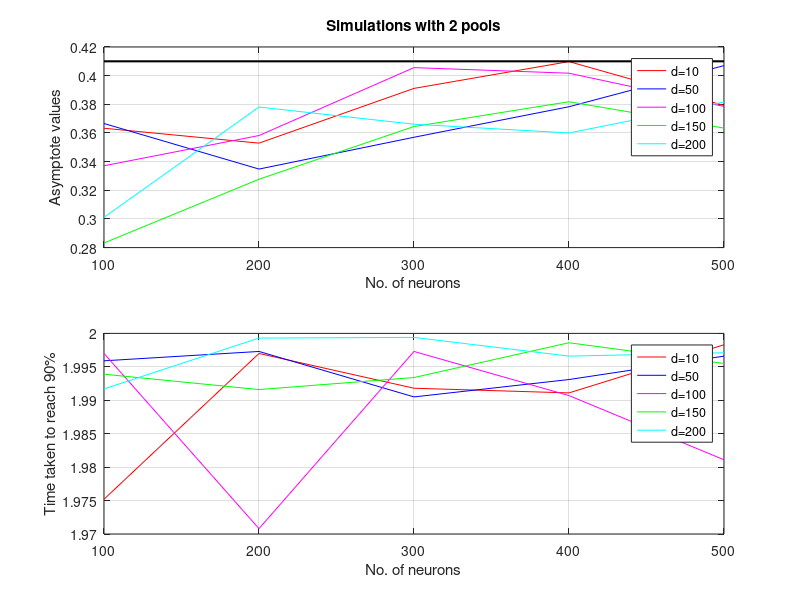

MATLAB code to generate this figure:
function plotting_rate2
%UNTITLED3 Summary of this function goes here
%   Detailed explanation goes here
%UNTITLED2 Summary of this function goes here
%   Detailed explanation goes here

a = [100 200 300 400 500];
b = [0.3633 0.3529 0.3911 0.4098 0.3792];
c = [0.3666 0.3348 0.3570 0.3783 0.4070];
d = [0.3371 0.3582 0.4056 0.4017 0.3785];
e = [0.2832 0.3277 0.3645 0.3818 0.3634];
f = [0.3011 0.3781 0.3661 0.3600 0.3816];
subplot(2,1,1);
plot(a,b,'r');
hold on;
plot(a,c,'b');
hold on;
plot(a,d,'m');
hold on;
plot(a,e,'g');
hold on;
plot(a,f,'c');
target=a.*0 + 0.41;
hold on;
plot(a,target,'k','Linewidth',1.5);
grid on;
legend('d=10','d=50','d=100','d=150','d=200');
xlabel('No. of neurons');
ylabel('Asymptote values');
title('Simulations with 2 pools');
b = [1.9752 1.9970 1.9918 1.9911 1.9983];
c = [1.9959 1.9973 1.9905 1.9931 1.9966];
d = [1.9970 1.9708 1.9973 1.9907 1.9811];
e = [1.9939 1.9916 1.9934 1.9986 1.9955];
f = [1.9917 1.9993 1.9994 1.9966 1.9971];
subplot(2,1,2);
plot(a,b,'r');
hold on;
plot(a,c,'b');
hold on;
plot(a,d,'m');
hold on;
plot(a,e,'g');
hold on;
plot(a,f,'c');
grid on;
xlabel('No. of neurons');
ylabel('Time taken to reach 90%');
legend('d=10','d=50','d=100','d=150','d=200');

end

